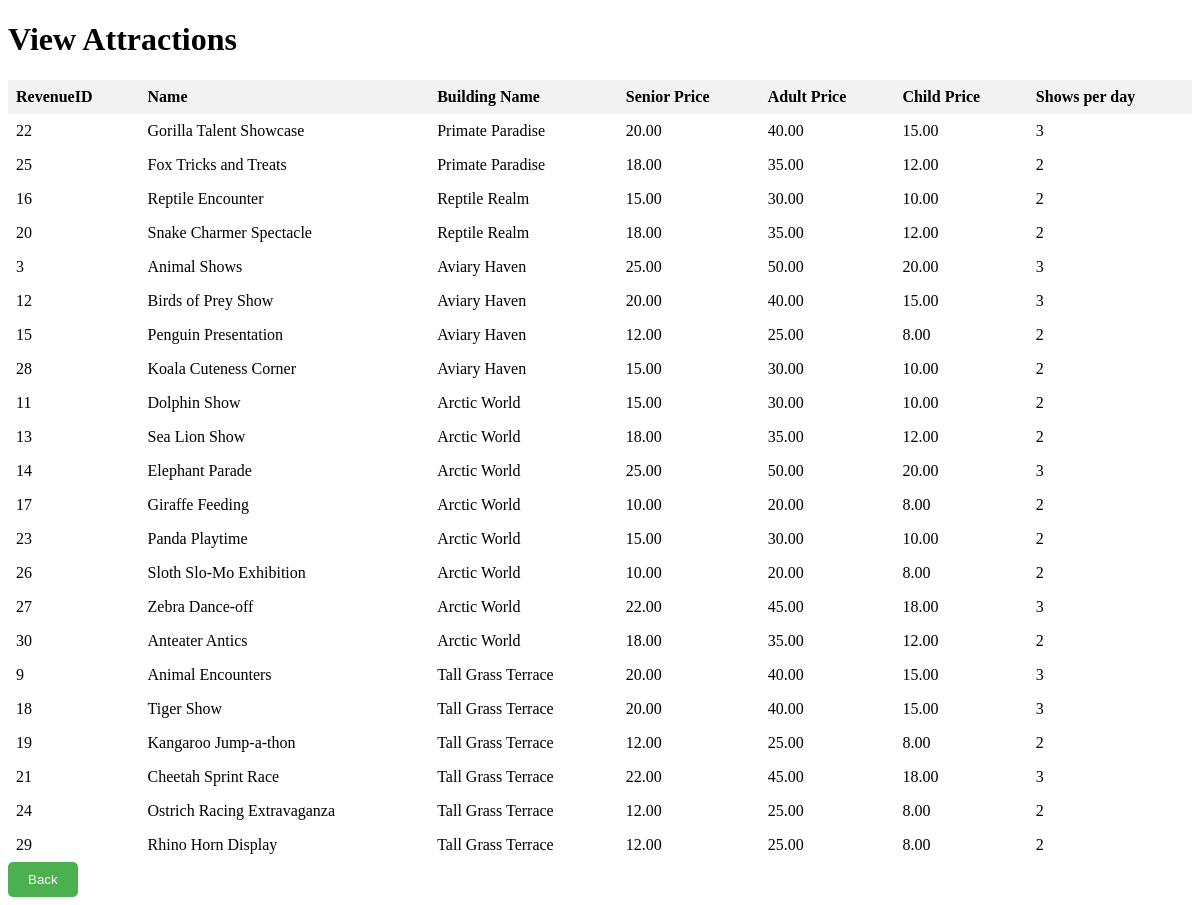
The page /view-attractions.php on the database its author committed.
### tables this page shows
CREATE TABLE `revenue_types` (
  `revenue_id` int(11) NOT NULL,
  `name` varchar(255) NOT NULL,
  `Rtype` varchar(255) NOT NULL,
  `building_id` int(11) NOT NULL,
  `senior_price` decimal(10,2) NOT NULL,
  `adult_price` decimal(10,2) NOT NULL,
  `child_price` decimal(10,2) NOT NULL,
  `product_price` decimal(10,2) NOT NULL,
  `shows_per_day` int(11) NOT NULL
);

CREATE TABLE `buildings` (
  `building_id` int(11) NOT NULL,
  `Bname` varchar(255) NOT NULL,
  `type` varchar(255) NOT NULL
);

### view-attractions.php (the view, shortened to what this page needs)
<?php
include 'connection.php';
  $sql =  "SELECT * FROM buildings b join revenue_types r where b.building_id=r.building_id AND Rtype='Animal Show'";
  $result = mysqli_query($conn, $sql);
?>
<!DOCTYPE html>
<html>
<head>
</head>
<body>
  <h1>View Attractions</h1>
  <?php
  if (mysqli_num_rows($result) > 0) {
    echo "<table><tr><th>RevenueID</th><th>Name</th><th>Building Name</th><th>Senior Price</th><th>Adult Price</th><th>Child Price</th><th>Shows per day</th></tr>";
    while($row = mysqli_fetch_assoc($result)) {
      $revenue_id = $row['revenue_id'];
      $name = $row['name'];
      $building_name = $row['Bname'];
      $senior_price = $row['senior_price'];
      $adult_price = $row['adult_price'];
      $child_price = $row['child_price'];
      $shows_per_day = $row['shows_per_day'];
      echo "<tr><td>$revenue_id</td><td>$name</td><td>$building_name</td><td>$senior_price</td><td>$adult_price</td><td>$child_price</td><td>$shows_per_day</td></tr>";
    }
    echo "</table>";
  } else {
    echo "No appointments found for ";
  }
  ?>
<button onclick="window.location.href='admin.php'">Back</button>
</body>
</html>

### view-attractions.php (style rules this page uses)
table { border-collapse: collapse; width: 100%; }
th, td { text-align: left; padding: 8px; }
th { background-color: #f2f2f2; }
button { background-color: #4CAF50; color: white; padding: 10px 20px; border: none; border-radius: 5px; cursor: pointer; }

### rows shown on the page
revenue_types: revenue_id "22", name "Gorilla Talent Showcase", building.Bname "Primate Paradise", senior_price "20.00", adult_price "40.00", child_price "15.00", shows_per_day "3"
revenue_types: revenue_id "25", name "Fox Tricks and Treats", building.Bname "Primate Paradise", senior_price "18.00", adult_price "35.00", child_price "12.00", shows_per_day "2"
revenue_types: revenue_id "16", name "Reptile Encounter", building.Bname "Reptile Realm", senior_price "15.00", adult_price "30.00", child_price "10.00", shows_per_day "2"
revenue_types: revenue_id "20", name "Snake Charmer Spectacle", building.Bname "Reptile Realm", senior_price "18.00", adult_price "35.00", child_price "12.00", shows_per_day "2"
revenue_types: revenue_id "3", name "Animal Shows", building.Bname "Aviary Haven", senior_price "25.00", adult_price "50.00", child_price "20.00", shows_per_day "3"
revenue_types: revenue_id "12", name "Birds of Prey Show", building.Bname "Aviary Haven", senior_price "20.00", adult_price "40.00", child_price "15.00", shows_per_day "3"
revenue_types: revenue_id "15", name "Penguin Presentation", building.Bname "Aviary Haven", senior_price "12.00", adult_price "25.00", child_price "8.00", shows_per_day "2"
revenue_types: revenue_id "28", name "Koala Cuteness Corner", building.Bname "Aviary Haven", senior_price "15.00", adult_price "30.00", child_price "10.00", shows_per_day "2"
revenue_types: revenue_id "11", name "Dolphin Show", building.Bname "Arctic World", senior_price "15.00", adult_price "30.00", child_price "10.00", shows_per_day "2"
revenue_types: revenue_id "13", name "Sea Lion Show", building.Bname "Arctic World", senior_price "18.00", adult_price "35.00", child_price "12.00", shows_per_day "2"
revenue_types: revenue_id "14", name "Elephant Parade", building.Bname "Arctic World", senior_price "25.00", adult_price "50.00", child_price "20.00", shows_per_day "3"
revenue_types: revenue_id "17", name "Giraffe Feeding", building.Bname "Arctic World", senior_price "10.00", adult_price "20.00", child_price "8.00", shows_per_day "2"
revenue_types: revenue_id "23", name "Panda Playtime", building.Bname "Arctic World", senior_price "15.00", adult_price "30.00", child_price "10.00", shows_per_day "2"
revenue_types: revenue_id "26", name "Sloth Slo-Mo Exhibition", building.Bname "Arctic World", senior_price "10.00", adult_price "20.00", child_price "8.00", shows_per_day "2"
revenue_types: revenue_id "27", name "Zebra Dance-off", building.Bname "Arctic World", senior_price "22.00", adult_price "45.00", child_price "18.00", shows_per_day "3"
revenue_types: revenue_id "30", name "Anteater Antics", building.Bname "Arctic World", senior_price "18.00", adult_price "35.00", child_price "12.00", shows_per_day "2"
revenue_types: revenue_id "9", name "Animal Encounters", building.Bname "Tall Grass Terrace", senior_price "20.00", adult_price "40.00", child_price "15.00", shows_per_day "3"
revenue_types: revenue_id "18", name "Tiger Show", building.Bname "Tall Grass Terrace", senior_price "20.00", adult_price "40.00", child_price "15.00", shows_per_day "3"
revenue_types: revenue_id "19", name "Kangaroo Jump-a-thon", building.Bname "Tall Grass Terrace", senior_price "12.00", adult_price "25.00", child_price "8.00", shows_per_day "2"
revenue_types: revenue_id "21", name "Cheetah Sprint Race", building.Bname "Tall Grass Terrace", senior_price "22.00", adult_price "45.00", child_price "18.00", shows_per_day "3"
revenue_types: revenue_id "24", name "Ostrich Racing Extravaganza", building.Bname "Tall Grass Terrace", senior_price "12.00", adult_price "25.00", child_price "8.00", shows_per_day "2"
revenue_types: revenue_id "29", name "Rhino Horn Display", building.Bname "Tall Grass Terrace", senior_price "12.00", adult_price "25.00", child_price "8.00", shows_per_day "2"
